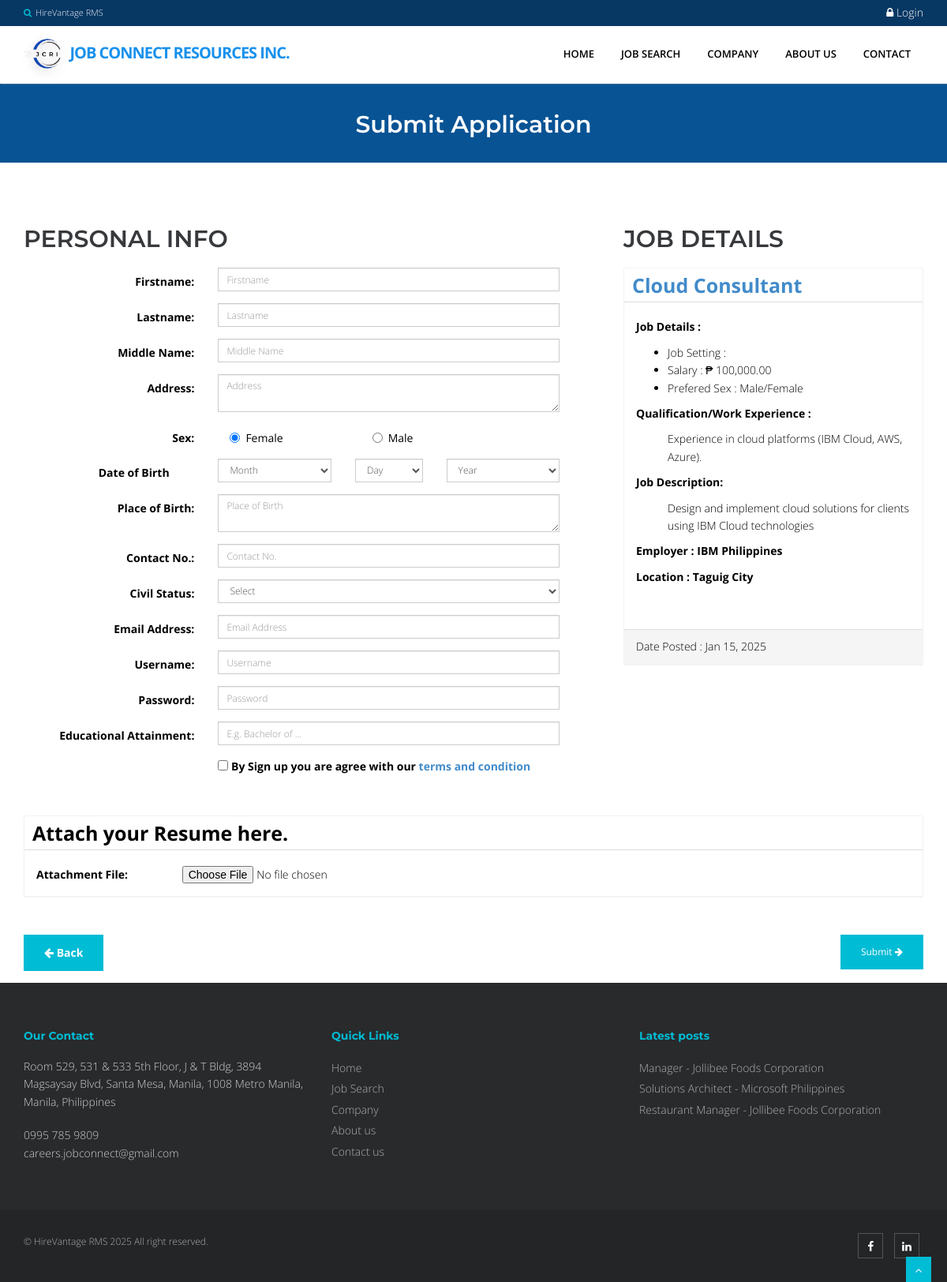
The app's page /index.php?q=apply&job=5&view=personalinfo, older data.
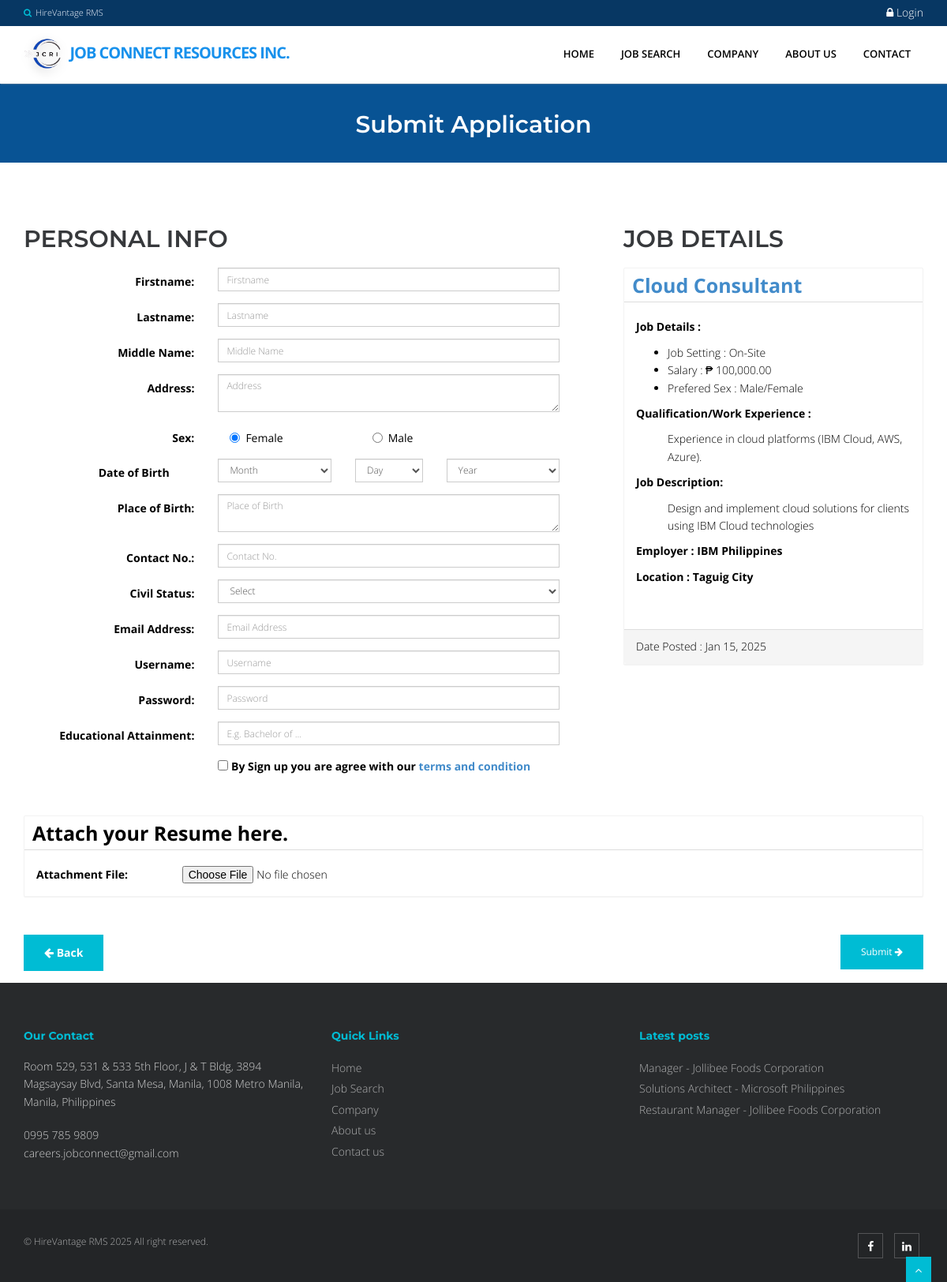
The same page, newer data.
### tables this page shows
CREATE TABLE `tbljob` (
  `JOBID` int(11) NOT NULL,
  `COMPANYID` int(11) NOT NULL,
  `CATEGORY` varchar(250) NOT NULL,
  `OCCUPATIONTITLE` varchar(90) NOT NULL,
  `SALARIES` double NOT NULL,
  `JOBSETTING` varchar(30) NOT NULL,
  `QUALIFICATION_WORKEXPERIENCE` text NOT NULL,
  `JOBDESCRIPTION` text NOT NULL,
  `PREFEREDSEX` varchar(30) NOT NULL,
  `JOBSTATUS` varchar(90) NOT NULL,
  `PUBLISHERID` varchar(30) NOT NULL,
  `DATEPOSTED` datetime NOT NULL,
  `DATEUPDATED` datetime DEFAULT NULL
);

CREATE TABLE `tblcompany` (
  `COMPANYID` int(11) NOT NULL,
  `COMPANYNAME` varchar(90) NOT NULL,
  `COMPANYADDRESS` varchar(90) NOT NULL,
  `COMPANYCONTACTNO` varchar(30) NOT NULL,
  `COMPANYSTATUS` varchar(90) NOT NULL,
  `COMPANYMISSION` text NOT NULL
);

### index.php (called while the page is built, shortened)
<?php
require_once("include/initialize.php");
$view = (isset($_GET['q']) && $_GET['q'] != '') ? $_GET['q'] : '';
switch ($view) {
	case 'apply' :
        $title="Submit Application";
		break;
}
require_once("theme/templates.php");
?>

### include/database.php (called while the page is built, shortened)
<?php
class Database {
    private $conn;
    private $sql_string = '';
    public function open_connection() {
        $this->conn = new mysqli(server, user, pass, database_name);
    }
    public function setQuery($sql = '') {
        $this->sql_string = $sql;
    }
    public function executeQuery() {
        $result = $this->conn->query($this->sql_string);
        return $result;
    }
    private function confirm_query($result) {
        return $result;
    }
    public function loadSingleResult() {
        $cur = $this->executeQuery();
        $data = $cur->fetch_object();
        return $data;
    }
}
$mydb = new Database();
?>

### theme/templates.php (the view, shortened to what the changed rows need)
 <!DOCTYPE html>
<html lang="en">
<head>
<link href="<?php echo web_root; ?>plugins/home-plugins/css/bootstrap.min.css" rel="stylesheet" />
<link href="<?php echo web_root; ?>plugins/home-plugins/css/fancybox/jquery.fancybox.css" rel="stylesheet">
<link href="<?php echo web_root; ?>plugins/home-plugins/css/flexslider.css" rel="stylesheet" />
<link href="<?php echo web_root; ?>plugins/home-plugins/css/style.css" rel="stylesheet" />
<link rel="stylesheet" href="<?php echo web_root;?>plugins/font-awesome/css/font-awesome.min.css">
<link rel="stylesheet" href="<?php echo web_root;?>plugins/dataTables/jquery.dataTables.min.css">
<link rel="stylesheet" href="<?php echo web_root;?>plugins/dataTables/jquery.dataTables_themeroller.css">
<link href="<?php echo web_root; ?>plugins/datepicker/bootstrap-datetimepicker.min.css" rel="stylesheet" media="screen">
<link href="<?php echo web_root; ?>plugins/datepicker/datepicker3.css" rel="stylesheet" media="screen">
</head>
<body>
<div id="wrapper" class="home-page">
      <?php
      if (isset($_GET['q'])) {
        echo '<section id="inner-headline" style="background-color:#085394; height: 100px; padding: 0;">
            <div class="container">
                <div class="row">
                    <div class="col-lg-12">
                        <h2 class="pageTitle">'.$title.'</h2>
                    </div>
                </div>
            </div>
            </section>';
      }
       require_once $content;
        ?>
</div>
</body>
</html>

### applicationform.php (shortened to what the changed rows need)
<section id="content">
  <div class="container content">
 <?php
if (isset($_GET['job'])) {
$jobid = $_GET['job'];
}else{
$jobid = '';
}
$sql = "SELECT * FROM `tblcompany` c,`tbljob` j WHERE c.`COMPANYID`=j.`COMPANYID` AND JOBID = $jobid ORDER BY DATEPOSTED DESC" ;
$mydb->setQuery($sql);
$result = $mydb->loadSingleResult();
?>
<?php
$userApplied = false;
$uploadedFileName = '';
if (isset($_SESSION['APPLICANTID'])) {
    $applicantId = $_SESSION['APPLICANTID'];
    $jobId = $result->JOBID;
    $checkApplicationQuery = "SELECT * FROM `tblattachmentfile` WHERE `USERATTACHMENTID` = '$applicantId' AND `JOBID` = '$jobId'";
    $mydb->setQuery($checkApplicationQuery);
    $resultSet = $mydb->executeQuery();
    if ($mydb->num_rows($resultSet) > 0) {
        $userApplied = true;
        $row = $mydb->fetch_array($resultSet);
        $filelocation = $row['FILE_LOCATION'];
        $uploadedFileName = $row['FILE_NAME'];
    }
?>
    <div class="col-sm-12">
                   <div class="row">
                    <h2 class=" " >Job Details</h2>
                     <div class="panel">
                         <div class="panel-header">
                              <div style="border-bottom: 1px solid #ddd;padding: 10px;font-size: 25px;font-weight: bold;color: #000;margin-bottom: 5px;"><a href="<?php echo web_root.'index.php?q=viewjob&search='.$result->JOBID;?>"><?php echo $result->OCCUPATIONTITLE ;?></a>
                              </div>
                         </div>
                         <div class="panel-body">
                                  <div class="row contentbody">
                                        <div class="col-sm-6">
                                        <p>Job Details:</p>
                                            <ul>
                                                <li><i class="fp-ht-food"></i>Job Setting : <?php echo $result->JOBSETTING;  ?></li>
                                                <li><i class="fp-ht-food"></i>Salary : <?php echo number_format($result->SALARIES,2);  ?></li>
                                                <li><i class="fp-ht-tv"></i>Prefered Sex : <?php echo $result->PREFEREDSEX; ?></li>
                                            </ul>
                                        </div>
                                        <div class="col-sm-6">
                                            <p>Employer :  <?php echo  $result->COMPANYNAME; ?></p>
                                            <p>Location :  <?php echo  $result->COMPANYADDRESS; ?></p>
                                        </div>
                                        <div class="col-sm-12">
                                            <p>Qualification/Work Experience :</p>
                                             <ul style="list-style: none;">
                                                <li><?php echo $result->QUALIFICATION_WORKEXPERIENCE ;?></li>
                                            </ul>
                                        </div>
                                        <div class="col-sm-12">
                                            <p>Job Description:</p>
                                            <ul style="list-style: none;">
                                                 <li><?php echo $result->JOBDESCRIPTION ;?></li>
                                            </ul>
                                         </div>
                                        <div class="col-sm-12">
                                        </div>
                                    </div>
                         </div>
                         <div class="panel-footer">
                              Date Posted :  <?php echo date_format(date_create($result->DATEPOSTED),'M d, Y'); ?>
                         </div>
                     </div>
                </div>
            </div>
             <form class="form-horizontal span6 " action="process.php?action=submitapplication&JOBID=<?php echo $result->JOBID; ?>"  enctype="multipart/form-data"  method="POST">
            <div class="col-sm-12">
                <div class="row">
                    <div class="panel panel-default">
                        <div class="panel-header">
                            <div style="border-bottom: 1px solid #ddd;padding: 10px;font-size: 25px;font-weight: bold;color: #000;margin-bottom: 5px;">
                                <?php if ($userApplied): ?>
                                    Attached File: <strong><a href="<?php echo web_root.'applicant/'.$filelocation; ?>">
                                                    <?php echo htmlspecialchars($uploadedFileName); ?></a></strong>
                                <?php else: ?>
                                    Attach your Resume here.
                                    <input name="JOBID" type="hidden" value="<?php echo $_GET['job']; ?>">
                                <?php endif; ?>
                            </div>
                        </div>
                        <?php if (!$userApplied): ?>
                        <div class="panel-body">
                            <label class="col-md-2" for="picture" style="padding: 0;margin: 0;">Attachment File:</label>
                            <div class="col-md-10" style="padding: 0;margin: 0;">
                                <input id="picture" name="picture" type="file">
                                <input name="MAX_FILE_SIZE" type="hidden" value="1000000">
                            </div>
                        </div>
                        <?php endif; ?>
                    </div>
                </div>
            </div>
           <div class="form-group">
                <div class="col-md-12">
                    <?php if ($userApplied): ?>
                        <button class="btn btn-secondary btn-sm pull-right" disabled><strong>Applied</strong></button>
                    <?php else: ?>
                        <button class="btn btn-primary btn-sm pull-right" name="submit" type="submit"><strong>Submit <span class="fa fa-arrow-right"></span></strong></button>
                    <?php endif; ?>
                    <a href="#" onclick="window.history.go(-1); return false;" class="btn btn-info">
                        <span class="fa fa-arrow-left"></span><strong> Back</strong>
                    </a>
                </div>
           </div>
        </form>
<?php }else{ ?>
  <form class="form-horizontal span6  wow fadeInDown" action="process.php?action=submitapplication&JOBID=<?php echo $result->JOBID; ?>"  enctype="multipart/form-data"  method="POST">
			<div class="col-sm-8">
                <div class="row">
                    <h2 class=" ">Personal Info</h2>
                        <?php require_once('applicantform.php') ?>
                 </div>
			</div>
			<div class="col-sm-4">
				   <div class="row">
                    <h2 class=" " >Job Details</h2>
                     <div class="panel">
                         <div class="panel-header">
                              <div style="border-bottom: 1px solid #ddd;padding: 10px;font-size: 25px;font-weight: bold;color: #000;margin-bottom: 5px;"><a href="<?php echo web_root.'index.php?q=viewjob&search='.$result->JOBID;?>"><?php echo $result->OCCUPATIONTITLE ;?></a>
                              </div>
                         </div>
                         <div class="panel-body">
                                  <div class="row contentbody">
                                        <div class="col-sm-12">
                                            <p>Job Details :</p>
                                            <ul>
                                                <li><i class="fp-ht-tv"></i>Job Setting : <?php echo $result->JOBSETTING; ?></li>
                                                <li><i class="fp-ht-food"></i>Salary : ₱ <?php echo number_format($result->SALARIES,2);  ?></li>
                                                <li><i class="fp-ht-tv"></i>Prefered Sex : <?php echo $result->PREFEREDSEX; ?></li>
                                            </ul>
                                        </div>
                                        <div class="col-sm-12">
                                            <p>Qualification/Work Experience :</p>
                                             <ul style="list-style: none;">
                                                <li><?php echo $result->QUALIFICATION_WORKEXPERIENCE ;?></li>
                                            </ul>
                                        </div>
                                        <div class="col-sm-12">
                                            <p>Job Description:</p>
                                            <ul style="list-style: none;">
                                                 <li><?php echo $result->JOBDESCRIPTION ;?></li>
                                            </ul>
                                         </div>
                                        <div class="col-sm-12">
                                            <p>Employer :  <?php echo  $result->COMPANYNAME; ?></p>
                                            <p>Location :  <?php echo  $result->COMPANYADDRESS; ?></p>
                                        </div>
                                    </div>
                         </div>
                         <div class="panel-footer">
                              Date Posted :  <?php echo date_format(date_create($result->DATEPOSTED),'M d, Y'); ?>
                         </div>
                     </div>
                </div>
			</div>
              <div class="col-sm-12">
                <div class="row">
                    <div class="panel panel-default">
                        <div class="panel-header">
                            <div style="border-bottom: 1px solid #ddd;padding: 10px;font-size: 25px;font-weight: bold;color: #000;margin-bottom: 5px;">Attach your Resume here.
                            </div>
                        </div>
                        <div class="panel-body">
                            <label class="col-md-2" for="picture" style="padding: 0;margin: 0;">Attachment File:</label>
                            <div class="col-md-10" style="padding: 0;margin: 0;">
                                <input id="picture" name="picture" type="file">
                            </div>
                        </div>
                    </div>
                </div>
            </div>
          <div class="form-group">
            <div class="col-md-12">
                 <button class="btn btn-primary btn-sm pull-right" name="submit" type="submit" >Submit <span class="fa fa-arrow-right"></span></button>
              <a href="index.php" class="btn btn-info"><span class="fa fa-arrow-left"></span>&nbsp;<strong>Back</strong></a>
            </div>
           </div>
        </form>
<?php } ?>
		</div>
</section>

Row changes from the older to the newer data that the page shows:
changed tbljob "Cloud Consultant": JOBSETTING (not shown) → "On-Site"
